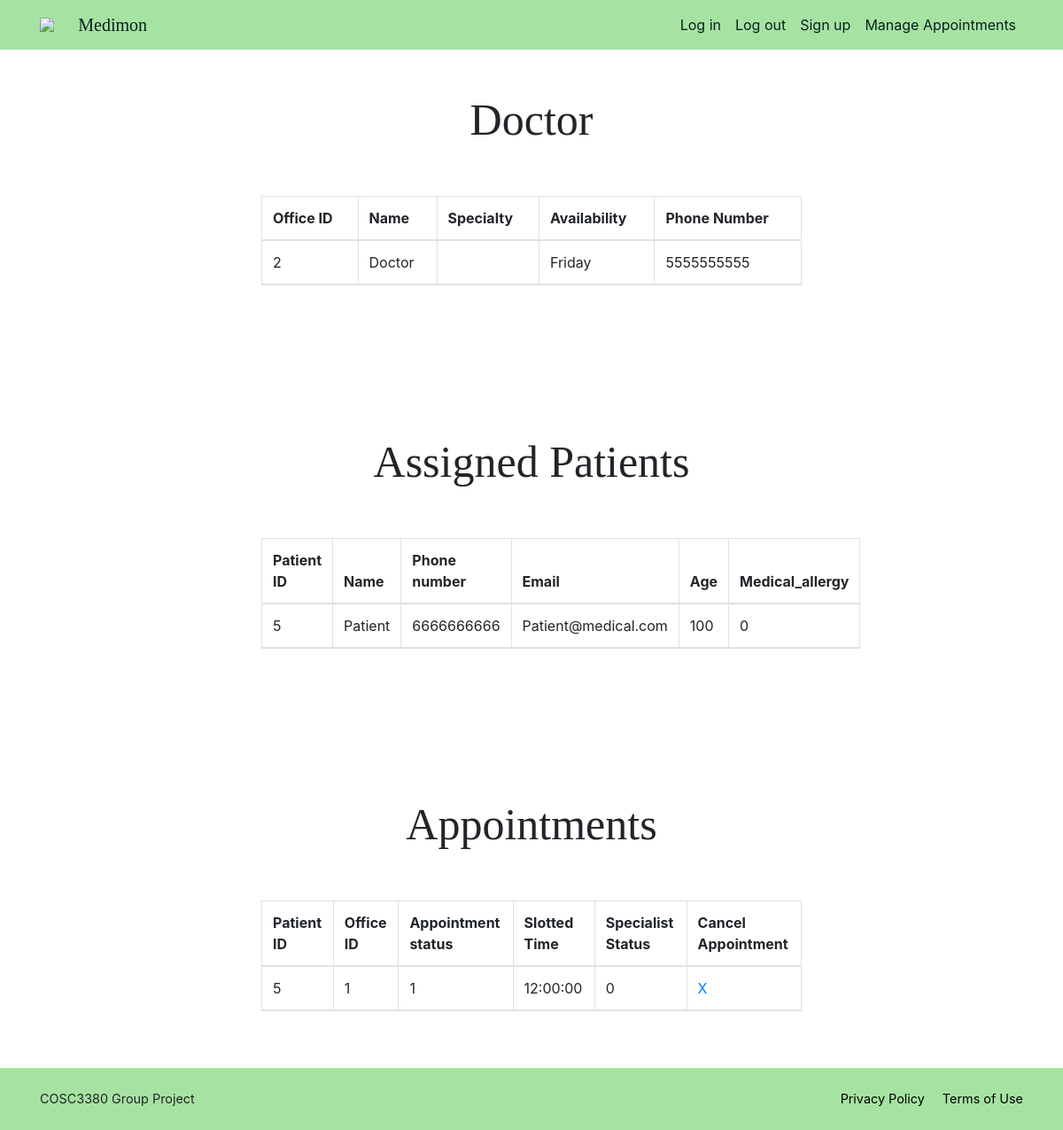
Before: /doctorPage.php (signed in) with the older database file.
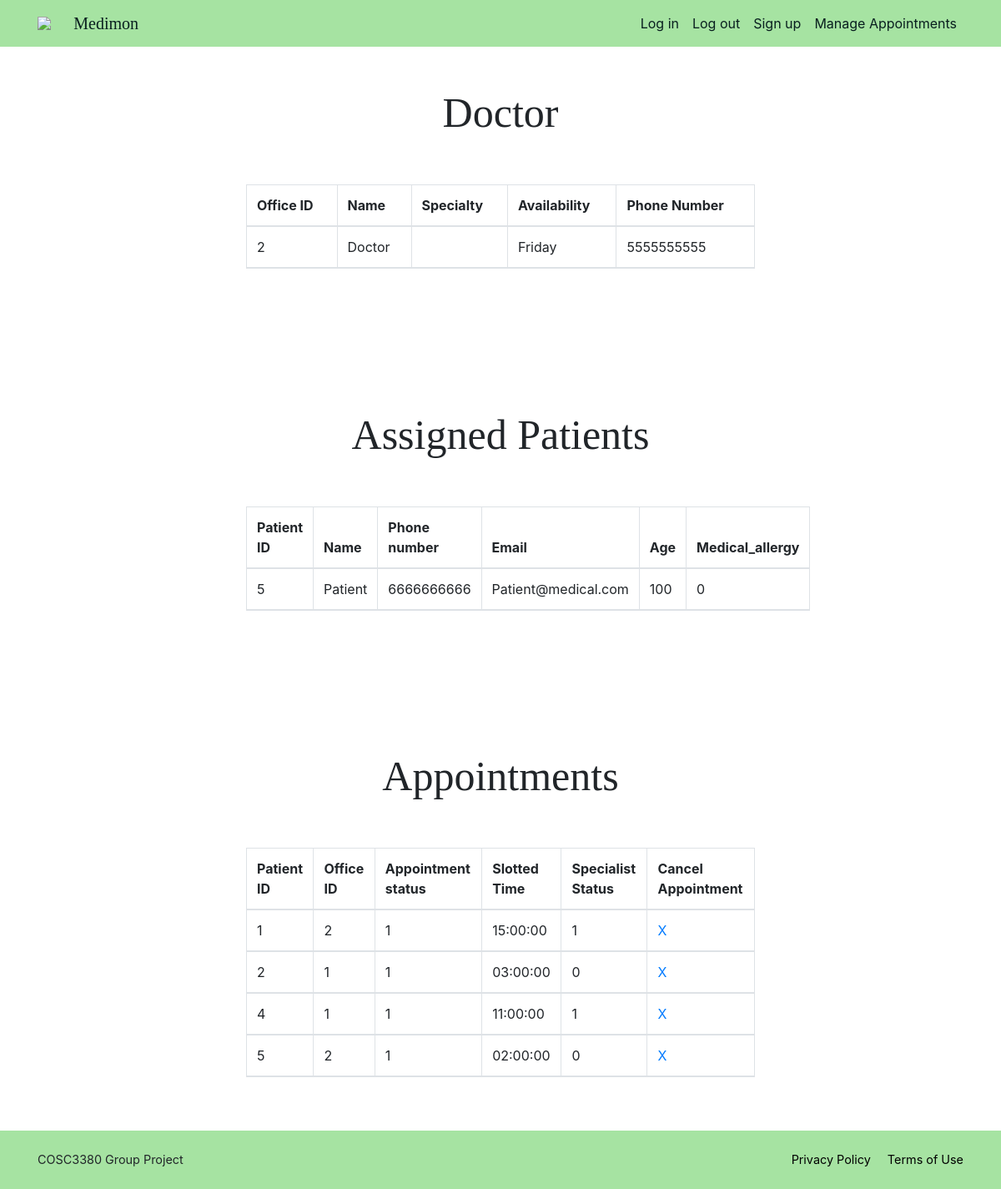
After: the same page with the newer database file.
### tables this page shows
CREATE TABLE DOCTOR (
	Doctor_id      INT AUTO_INCREMENT,
    Office_id      INT,
    Days_in_office VARCHAR(10) CHECK(Days_in_office IN('Monday', 'Tuesday', 'Wednesday', 'Thursday', 'Friday', 'Saturday', 'Sunday')),
    Speciality     VARCHAR(30),
    Name           VARCHAR(20),
    Password       VARCHAR(255) NOT NULL,
    Phone_number   CHAR(10) UNIQUE,
    PRIMARY KEY (Doctor_id),
    FOREIGN KEY (Office_id) REFERENCES OFFICE(Office_id)
);

CREATE TABLE PATIENT (
	Patient_id           INT AUTO_INCREMENT,
    Primary_physician_id INT,
    Specialist_approved  BOOLEAN,
    Name                 VARCHAR(20) NOT NULL,
    Password             VARCHAR(255) NOT NULL,
    Phone_number         CHAR(10) UNIQUE NOT NULL,
    Email                VARCHAR(254) UNIQUE,
    Age                  INT,
    Medical_allergy      BOOLEAN NOT NULL,
    PRIMARY KEY (Patient_id),
    FOREIGN KEY (Primary_physician_id) REFERENCES DOCTOR(Doctor_id)
);

CREATE TABLE APPOINTMENT (
	Appointment_id        INT AUTO_INCREMENT,
    Patient_id            INT,
    Doctor_id             INT NOT NULL,
    Office_id             INT NOT NULL,
    Appointment_status_id INT NOT NULL,
    Slotted_time          TIME NOT NULL,
    Specialist_status     BOOLEAN NOT NULL,  
    PRIMARY KEY (Appointment_id),
    FOREIGN KEY (Patient_id) REFERENCES PATIENT(Patient_id),
    FOREIGN KEY (Doctor_id) REFERENCES DOCTOR(Doctor_id),
    FOREIGN KEY (Office_id) REFERENCES OFFICE(Office_id)
);

### doctorPage.php (the view, shortened to what this page needs)
<?php
require_once "./php/config.php";
$id = $_SESSION["id"];
$sql = "SELECT Office_id, Name, Days_in_office, Speciality, Phone_number FROM DOCTOR WHERE Doctor_id = '$id'";
$result = mysqli_query($db, $sql);
$tableResult = "";
if ($result->num_rows > 0) {
  $tableResult = "<tr>";
  while($row = $result-> fetch_assoc()) {
    $tableResult .= "<td>" . $row["Office_id"] . "</td><td>" . $row["Name"] . "</td><td>" . $row["Speciality"] . "</td><td>" . $row["Days_in_office"] . "</td><td>" . $row["Phone_number"] . "</td>";
  }
  $tableResult .= "</tr>";
}
$sql = "SELECT Patient_id, Name, Phone_number, Email, Age, Medical_allergy FROM PATIENT WHERE Primary_physician_id = '$id'";
$result = mysqli_query($db, $sql);
$PtableResult = "";
if ($result->num_rows > 0) {
  $PtableResult = "<tr>";
  while($row = $result-> fetch_assoc()) {
    $PtableResult .= "<td>" . $row["Patient_id"] . "</td><td>"  . $row["Name"] . "</td><td>" . $row["Phone_number"] . "</td><td>" . $row["Email"] . "</td><td>" . $row["Age"] . "</td><td>" . $row["Medical_allergy"] . "</td>";
  }
  $PtableResult .= "</tr>";
}
$sql = "SELECT Patient_id, Office_id, Appointment_id, Appointment_status_id, Slotted_time, Specialist_status FROM APPOINTMENT WHERE Doctor_id = '$id'";
$result = mysqli_query($db, $sql);
$APtableResult = "";
if ($result->num_rows > 0) {
  while($row = $result-> fetch_assoc()) {
    $APtableResult .= "<tr>";
    $APtableResult .= "<td>" . $row["Patient_id"] . "</td><td>"  . $row["Office_id"] . "</td><td>" . $row["Appointment_status_id"] . "</td><td>" . $row["Slotted_time"] . "</td><td>" . $row["Specialist_status"] . "</td><td>
    <a href='./doctorPage.php?delete_id=" . $row["Appointment_id"] . "'>X</a>
    </td>";
    $APtableResult .= "</tr>";
  }
}
?>
<!doctype html>
<html lang="en">
<head>
  <link rel="stylesheet" href="./css/style.css">
  <link rel="stylesheet" href="https://stackpath.bootstrapcdn.com/bootstrap/4.3.1/css/bootstrap.min.css"
>
</head>
<?php include_once("./php/header.php"); ?>
<section id="Doctors">
  <div class="main-container">
    <div class="main-wrap">
      <div class="text-center" id="Doctor-header">Doctor</div>
      <div class="container-fluid">
        <div class="row justify-content-center my-5">
          <div class="col-10">
            <table class="table table-bordered">
              <thead class="thead">
                <tr>
                  <th>Office ID</th>
                  <th>Name</th>
                  <th>Specialty</th>
                  <th>Availability</th>
                  <th>Phone Number</th>
                </tr>
                <?php echo $tableResult;?>
              </thead>
            </table>
          </div>
        </div>
      </div>
    </div>
  </div>
</section>
<section id="Doc's Patients">
  <div class="main-container">
    <div class="main-wrap">
      <div class="text-center" id="Doctor-header">Assigned Patients</div>
      <div class="container-fluid">
        <div class="row justify-content-center my-5">
          <div class="col-10">
            <table class="table table-bordered">
              <thead class="thead">
                <tr>
                  <th>Patient ID</th>
                  <th>Name</th>
                  <th>Phone number</th>
                  <th>Email</th>
                  <th>Age</th>
                  <th>Medical_allergy</th>
                </tr>
                <?php echo $PtableResult;?>
              </thead>
            </table>
          </div>
        </div>
      </div>
    </div>
  </div>
</section>
<section id="Doc's Patients">
  <div class="main-container">
    <div class="main-wrap">
      <div class="text-center" id="Doctor-header">Appointments</div>
      <div class="container-fluid">
        <div class="row justify-content-center my-5">
          <div class="col-10">
            <table class="table table-bordered">
              <thead class="thead">
                <tr>
                  <th>Patient ID</th>
                  <th>Office ID</th>
                  <th>Appointment status</th>
                  <th>Slotted Time</th>
                  <th>Specialist Status</th>
                  <th>Cancel Appointment</th>
                </tr>
                <?php echo $APtableResult;?>
              </thead>
            </table>
          </div>
        </div>
      </div>
    </div>
  </div>
</section>
<?php include_once("./php/footer.php"); ?>
</body>
</html>

### php/header.php (shortened to what this page needs)
<?php
$href = "";
if (isset($_SESSION["href"])) {
  $href = $_SESSION["href"];
}
?>
<nav class="navbar navbar-expand-lg nav-back fixed-top" id="mainNav">
  <div class="container">
    <img src="./img/main_icon.png" class="mainicon">
    <a class="navbar-brand" href="./index.php">Medimon</a>
    <div class="collapse navbar-collapse" id="navbarResponsive">
      <ul class="navbar-nav ml-auto">
        <li class="nav-item"><a class="nav-link" href="./Login.php" id="loginlogout">Log in</a></li>
        <li class="nav-item"><a class="nav-link" href="./Logout.php" id="loginlogout">Log out</a></li>
        <li class="nav-item"><a class="nav-link" href="./signup.php">Sign up</a></li>
        <li class="nav-item"><a class="nav-link" href=<?php echo $href;?>>Manage Appointments</a></li>
      </ul>
    </div>
  </div>
</nav>

### php/footer.php (shortened to what this page needs)
<footer class="footer py-4">
  <div class="container">
    <div class="row align-items-center">
      <div class="col-lg-4 text-lg-left">COSC3380 Group Project</div>
      <div class="col-lg-4 text-lg-right">
        <a class="mr-3 text" href="">Privacy Policy</a>
        <a href="" class="text">Terms of Use</a></div>
    </div>
  </div>
</footer>

### css/style.css (style rules this page uses)
.nav-back { background: #a6e3a2; color: #fff; }
.navbar-brand { color: rgb(9, 31, 31); font-family:Cambria, Cochin, Georgia, Times, 'Times New Roman', serif; font: bold; }
.nav-link { color: rgb(9, 31, 31); }
.footer { text-align: center; font-size: 0.9rem; background: #a6e3a2; }
.footer .text { color: #000; }
html { height: 100%; }
.main-container { width:100%; display:flex; flex-direction:column; align-items:center; margin-top: 21px; }
.main-container .main-wrap { width:768px; }
.mainicon { width: 3%; margin-right: 10px; }
#Doctor-header { margin-top: 10%; margin-bottom: 20px; font-family:Cambria, Cochin, Georgia, Times, 'Times New Roman', serif; font: bold; font-size: 50px; }
* { padding: 0px; margin: 0px; box-sizing: border-box; }
table { width: 600px; }

Changed rows visible on the page:
changed appointment (number 1 of 4 on the later page): Patient "5" → "1"; Office "1" → "2"; Slotted_time "12:00:00" → "15:00:00"; Specialist_status "0" → "1"
added appointment: Patient "2", Office "1", Appointment_status "1", Slotted_time "03:00:00", Specialist_status "0"
added appointment: Patient "4", Office "1", Appointment_status "1", Slotted_time "11:00:00", Specialist_status "1"
added appointment: Patient "5", Office "2", Appointment_status "1", Slotted_time "02:00:00", Specialist_status "0"
